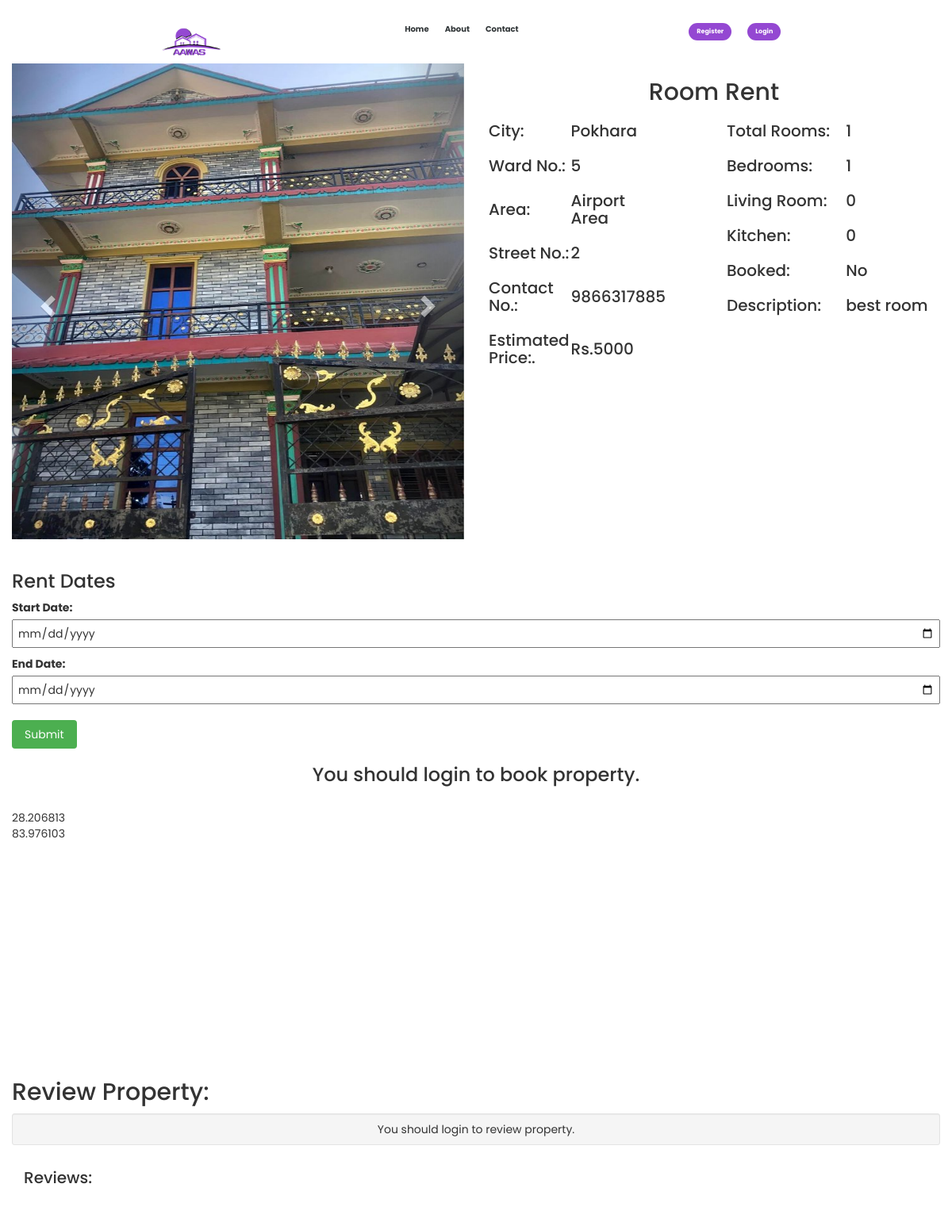
Page /view-property.php?property_id=183 on the committed database.
### tables this page shows
CREATE TABLE `property_photo` (
  `property_photo_id` int(12) NOT NULL,
  `p_photo` varchar(500) NOT NULL,
  `property_id` int(11) NOT NULL
);

CREATE TABLE `add_property` (
  `property_id` int(10) NOT NULL,
  `city` varchar(100) NOT NULL,
  `ward_no` int(10) NOT NULL,
  `Area` varchar(100) NOT NULL,
  `contact_no` bigint(10) NOT NULL,
  `property_type` varchar(50) NOT NULL,
  `estimated_price` bigint(10) NOT NULL,
  `total_rooms` int(10) NOT NULL,
  `bedroom` int(10) NOT NULL,
  `living_room` int(10) NOT NULL,
  `kitchen` int(10) NOT NULL,
  `description` varchar(2000) NOT NULL,
  `latitude` decimal(9,6) NOT NULL,
  `longitude` decimal(9,6) NOT NULL,
  `owner_id` int(10) NOT NULL,
  `booked` varchar(10) DEFAULT 'No',
  `Street_No` int(100) NOT NULL
);

### view-property.php (the view, shortened to what this page needs)
<!DOCTYPE html>
<html>
<head>
</head>
<body>
<?php
include('navbar.php');
include('booking-engine.php');
?>
<?php
   $property_id = $_GET['property_id'];
    $sql="SELECT * from add_property where property_id='$property_id'";
	$query=mysqli_query($db,$sql);
	if(mysqli_num_rows($query)>0)
{
    while($rows=mysqli_fetch_assoc($query)){
    $sql2="SELECT * FROM property_photo where property_id='$property_id'";
    $query2=mysqli_query($db,$sql2);
    $rowcount=mysqli_num_rows($query2);
?>
<div class="container-fluid">
  <div class="row">
    <div class="col-sm-6">
<div id="myCarousel" class="carousel slide" data-ride="carousel">
  <div class="carousel-inner" role="listbox">
  <?php
  for($i=1;$i<=$rowcount;$i++)
  {
      $row=mysqli_fetch_array($query2);
      $photo=$row['p_photo'];
  ?>
  <?php
  if($i==1)
  {
  ?>
  <div class="item active">
      <img class="d-block img-fluid" src="owner/<?php echo $photo ?>" alt="First slide" width="100%" style="max-height: 600px; min-height: 600px;">
    </div>
  <?php
  }
  else
  {
    ?>
    <div class="item">
      <img class="d-block img-fluid" src="owner/<?php echo $photo ?>" alt="First slide" width="100%" style="max-height: 600px; min-height: 600px;">
    </div>
 <?php
   }
  }
  ?>
  </div>
  <a class="left carousel-control" href="#myCarousel" role="button" data-slide="prev">
    <span class="glyphicon glyphicon-chevron-left" aria-hidden="true"></span>
  </a>
  <a class="right carousel-control" href="#myCarousel" role="button" data-slide="next">
    <span class="glyphicon glyphicon-chevron-right" aria-hidden="true"></span>
  </a>
</div>
</div>
<div class="col-sm-6">
  <center><h2><?php echo $rows['property_type'] ?></h2></center>
  <div class="row">
    <div class="col-sm-6">
      <div class="row">
      <div class="col-sm-6">
          <table>
            <tr>
              <td><h4>City:</h4></td>
              <td><h4><?php echo $rows['city']; ?></h4></td>
            </tr>
            <tr>
              <td><h4>Ward No.:</h4></td>
              <td><h4><?php echo $rows['ward_no']; ?></h4></td>
            </tr>
            <tr>
              <td><h4>Area:</h4></td>
              <td><h4><?php echo $rows['Area']; ?></h4></td>
            </tr>
            <tr>
              <td><h4>Street No.:</h4></td>
              <td><h4><?php echo $rows['Street_No']; ?></h4></td>
            </tr>
            <tr>
              <td><h4>Contact No.:</h4></td>
              <td><h4><?php echo $rows['contact_no']; ?></h4></td>
            </tr>
            <tr>
              <td><h4>Estimated Price:.&nbsp;</h4></td>
              <td><h4> Rs.<?php echo $rows['estimated_price']; ?></h4></td>
            </tr>
          </table>
        </div>
      </div>
    </div>
    <div class="col-sm-6">
      <table>
            <tr>
              <td><h4>Total Rooms:</h4></td>
              <td><h4><?php echo $rows['total_rooms']; ?></h4></td>
            </tr>
            <tr>
              <td><h4>Bedrooms:</h4></td>
              <td><h4><?php echo $rows['bedroom']; ?></h4></td>
            </tr>
            <tr>
              <td><h4>Living Room:</h4></td>
              <td><h4><?php echo $rows['living_room']; ?></h4></td>
            </tr>
            <tr>
              <td><h4>Kitchen:</h4></td>
              <td><h4><?php echo $rows['kitchen']; ?></h4></td>
            </tr>
            <tr>
              <td><h4>Booked:</h4></td>
              <td><h4><?php echo $rows['booked']; ?></h4></td>
            </tr>
            <tr>
              <td><h4>Description:</h4></td>
              <td><h4><?php echo $rows['description']; ?></h4></td>
            </tr>
          </table>
    </div>
  </div>
</div>
</div>
<br>
<div class="sidebar">
  <h3>Rent Dates</h3>
    <label for="start-date">Start Date:</label>
    <input type="date" id="start-date" name="start-date">
    <label for="end-date">End Date:</label>
    <input type="date" id="end-date" name="end-date">
    <input type="submit" value="Submit">
</div>
<?php
if(isset($_SESSION["email"]) && !empty($_SESSION['email'])){
?>
<form method="POST" action="booking-engine.php?property_id=<?php echo $rows['property_id']; ?>">
<div class="row">
  <div class="col-sm-6">
    <?php
    $booked=$rows['booked'];
    if ($booked=='No'){ ?>
      <input type="hidden" name="property_id" value="<?php echo $rows['property_id']; ?>">
    <input type="submit" class="btn btn-lg btn-primary" name="book_property" style="width: 100%" value="Book Property">
  <?php } else { ?>
    <input type="submit" class="btn btn-lg btn-primary" style="width: 100%" value="Property Booked" disabled>
  <?php } ?>
  </div>
</form>
<form method="POST" action="chatpage.php">
  <div class="col-sm-6">
    <input type="hidden" name="owner_id" value="<?php echo $rows['owner_id']; ?>">
    <input type="submit" class="btn btn-lg btn-success" name="send_message" style="width: 100%" value="Send Message" >
  </div>
  </form>
</div>
<?php }
else{
  echo "<center><h3>You should login to book property.</h3></center>";
}
 ?>
<br>
<div id="map" style="width: 100%; height: 300px;">
  <div id="lat"><?php echo  $rows['latitude'];?></div>
  <div id="lon"><?php echo  $rows['longitude'];?></div>
</div>
<br>
<?php }} ?>
</div>
<div class="container-fluid">
  <h2>Review Property:</h2>
      <div class="well well-sm">
            <div class="text-right">
<?php
if(isset($_SESSION["email"]) && !empty($_SESSION['email'])){
?>
                <a class="btn btn-success btn-info" href="#reviews-anchor" style="width: 100%" id="open-review-box">Leave a Review</a>
            </div>
            <div class="row" id="post-review-box" style="display:none;">
                <div class="col-md-12">
                    <form accept-charset="UTF-8" method="POST">
                      <input name="property_id" type="hidden" value="<?php echo $property_id; ?>">
                        <input id="ratings-hidden" name="rating" type="hidden">
                        <textarea class="form-control animated" cols="50" id="new-review" name="comment" placeholder="Enter your review here..." rows="5"></textarea>
                        <div class="text-right">
                            <div class="stars starrr" data-rating="0"></div>
                            <a class="btn btn-danger btn-sm" href="#" id="close-review-box" style="display:none; margin-right: 10px;">
                            <span class="glyphicon glyphicon-remove"></span>Cancel</a>
                            <button class="btn btn-success btn-lg" type="submit" name="review">Save</button>
                        </div>
                    </form>
                </div>
                </div>
              <?php }
              else{
                echo "<center>You should login to review property.</center>";
              }
              ?>
        </div>
</div>
<?php
echo '<div class="container-fluid">';
    echo '<h4>Reviews:</h4>';
    echo '</div>';
      ?>
<br><br>
</body>
</html>

### view-property.php (style rules this page uses)
h4 { margin-top: 0; }
label { display: block; margin-bottom: 5px; }
input[type="date"] { width: 100%; padding: 5px; margin-bottom: 10px; }
input[type="submit"] { background-color: #4CAF50; color: white; padding: 8px 16px; border: none; border-radius: 4px; cursor: pointer; margin-top: 10px; }
h4 { font-size: 20px; }
table { font-family: arial, sans-serif; border-collapse: collapse; width: 100%; }
td, th { text-align: left; padding: 1px; }

### navbar.php (style rules this page uses)
:root { --primary-color: #007bff; --secondary-color: #192f6a; --text-color: #314862; --background-color: #f5f5f5; --button-hover-color: #0056b3; --button-gradient: linear-gradient(45deg, #2288ff, #0056b3); --footer-background: #333; --footer-text-color: #fff; }
* { font-family: "Poppins", sans-serif; margin: 0; padding: 0; box-sizing: border-box; scroll-behavior: smooth; scroll-padding-top: 3rem; list-style: none; text-decoration: none; }

### rows in the picture
add_property: property_type "Room Rent", city "Pokhara", ward_no "5", Area "Airport Area", Street_No "2", contact_no "9866317885", estimated_price "5000", total_rooms "1", bedroom "1", living_room "0", kitchen "0", booked "No", description "best room", latitude "28.206813", longitude "83.976103"
property_photo: p_photo (picture)
